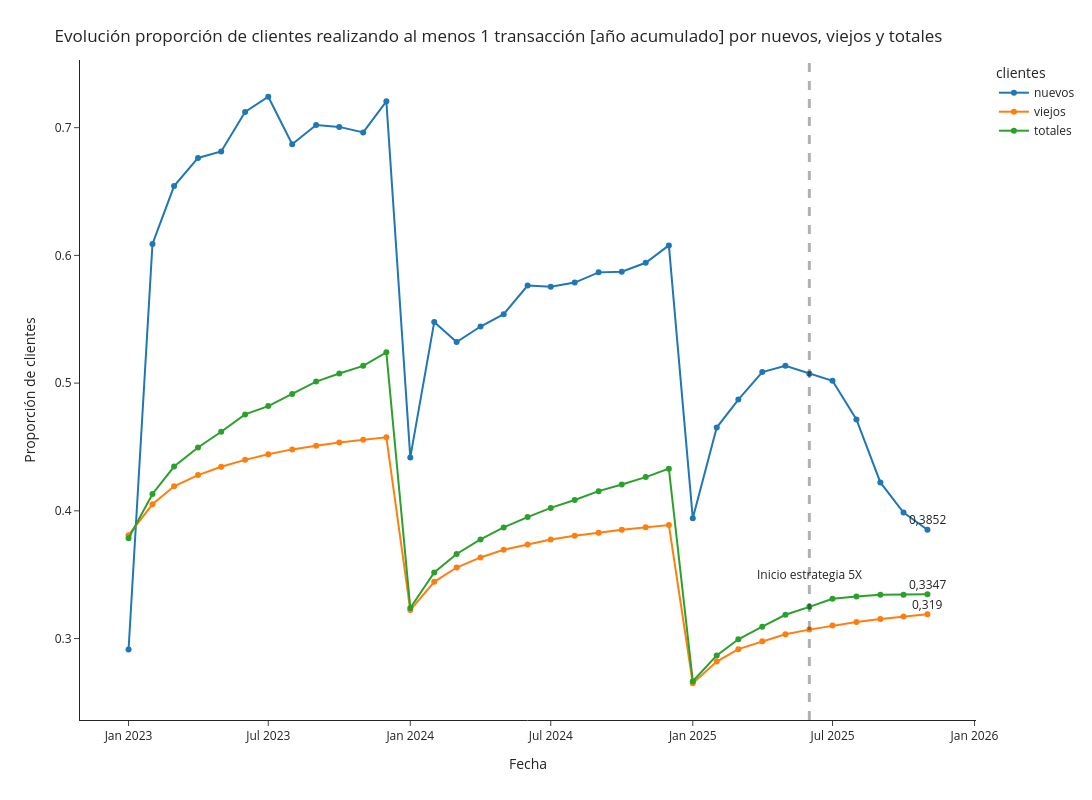

The notebook cell this image was saved under:
### Markdown cell above
# Proporción uso

### Code cell
df_plot1 = df[['fecha_ym2', 'num_vinc_new_prop_uso']]
df_plot1.columns = ['fecha', 'cantidad_clientes']
df_plot1['clientes'] = 'nuevos'
df_plot2 = df[['fecha_ym2', 'num_vinc_old_prop_uso']]
df_plot2.columns = ['fecha', 'cantidad_clientes']
df_plot2['clientes'] = 'viejos'
df_plot3 = df[['fecha_ym2', 'num_vinc_all_prop_uso']]
df_plot3.columns = ['fecha', 'cantidad_clientes']
df_plot3['clientes'] = 'totales'

df_plot = pd.concat([df_plot1[:35], df_plot2[:35], df_plot3[:35]])

fig = px.line(df_plot, x="fecha", y="cantidad_clientes", color='clientes',markers=True, template='simple_white', width=1600, height=800)
fig.add_vline(x='2025-06-01', line_width=3, line_dash="dash")
fig.update_layout(
    title={
        'text': "Evolución proporción de clientes realizando al menos 1 transacción [año acumulado] por nuevos, viejos y totales",
        'xanchor': 'left',
        'yanchor': 'top'},
    xaxis=dict(
            title=dict(
                text="Fecha"
            )),
    yaxis=dict(
            title=dict(
                text="Proporción de clientes"
            ))
)
fig.add_annotation(x='2025-06-01', y=0.35,
            text="Inicio estrategia 5X",
            showarrow=False,
            arrowhead=1)
fig.add_annotation(x='2025-11-01', y=0.3347,
            text="0,3347",
            showarrow=False,
            yshift=10)
fig.add_annotation(x='2025-11-01', y=0.319,
            text="0,319",
            showarrow=False,
            yshift=10)
fig.add_annotation(x='2025-11-01', y=0.3852,
            text="0,3852",
            showarrow=False,
            yshift=10)
fig.show()
